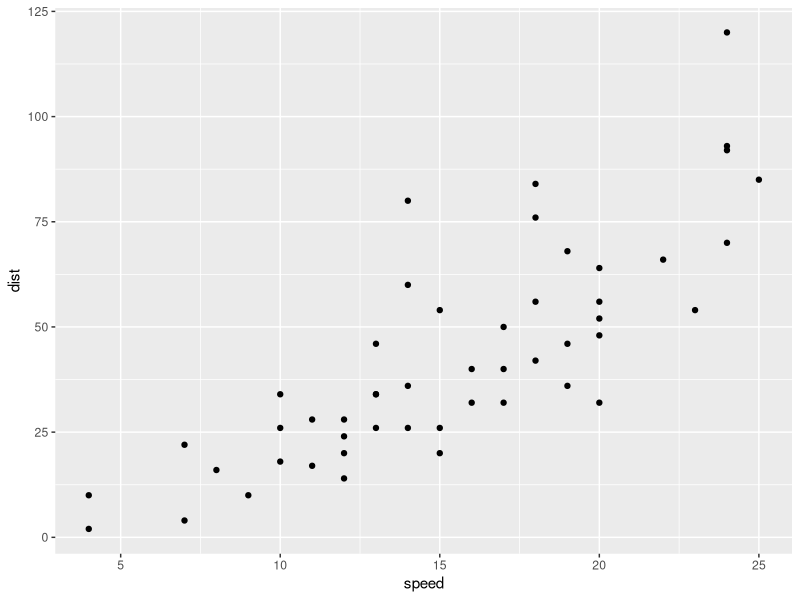
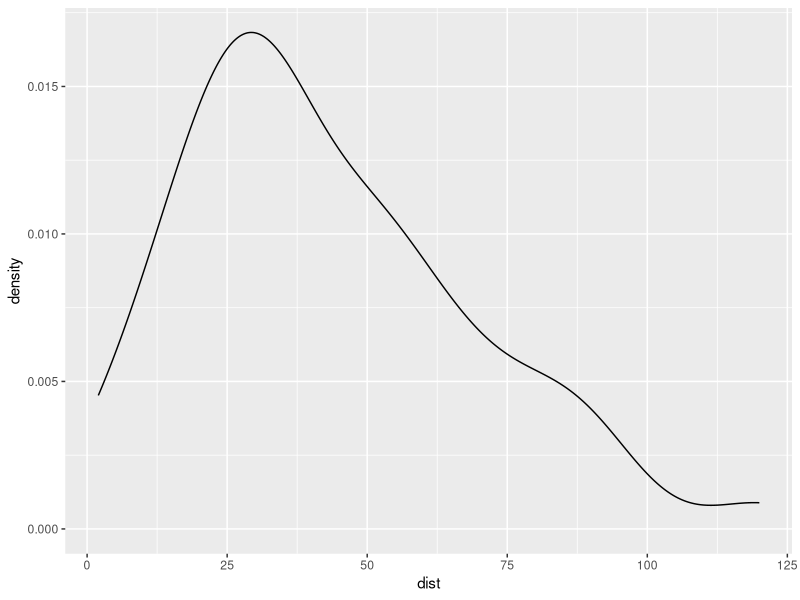
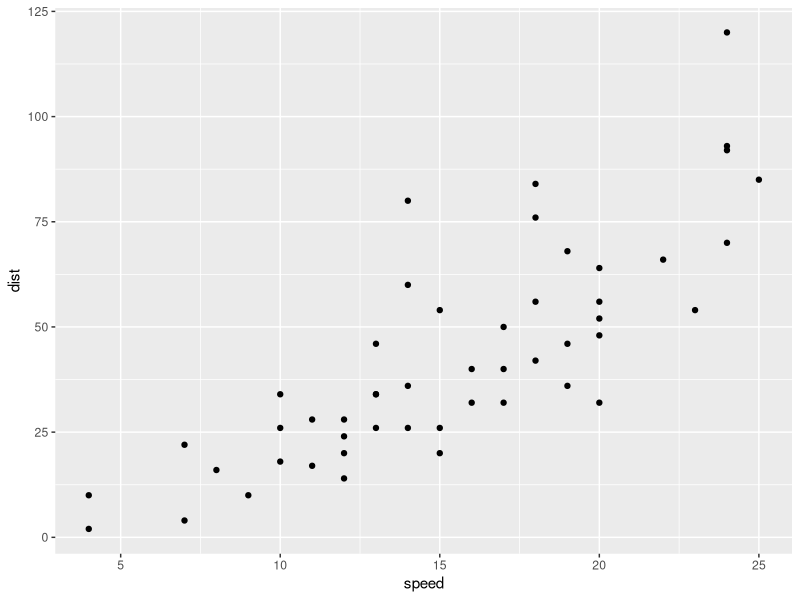
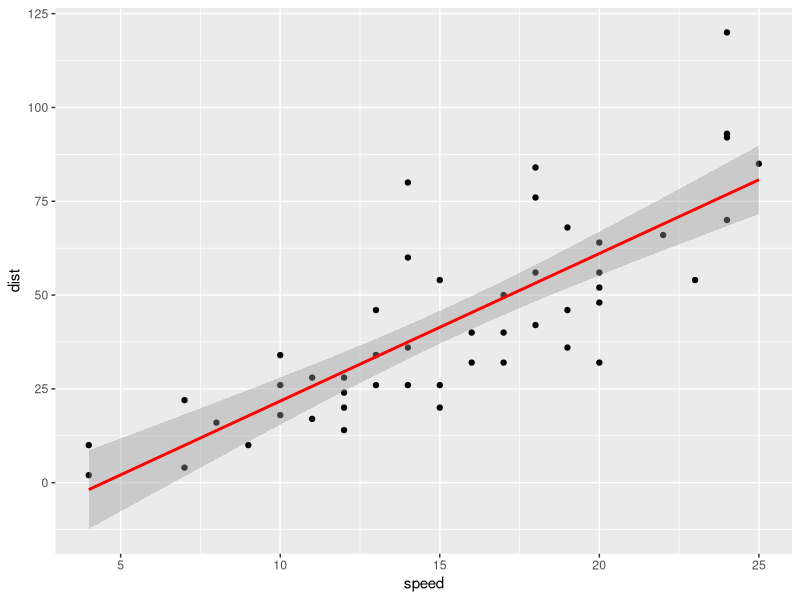

These charts were generated, in order, by the following R code:
## ---- chunk 1
# Load a nice library for plotting
# Install first if you don't have them yet
# install.packages('ggplot2')
library(ggplot2)
## ---- chunk 2
dat <- cars
head(dat)
## ---- chunk 3
print(dat)
## ---- chunk 4
summary(dat)
## ---- chunk 5
scatter <- ggplot(dat, aes(x=speed, y=dist)) + geom_point()
scatter
## ---- chunk 6
sample.mean <- mean(dat$speed)
sample.sd <- sd(dat$speed)
sample.n <- length(dat$speed)
## ---- chunk 7
sample.mean
sample.sd
sample.n
## ---- chunk 8
alpha <- 0.05
degree.freedom <- sample.n - 1
t.score <- qt(alpha/2, degree.freedom, lower.tail=F)
t.score
## ---- chunk 9
margin.error <- t.score * (sample.sd/sqrt(sample.n))

lower.bound <- sample.mean - margin.error
upper.bound <- sample.mean + margin.error

print(c(lower.bound, upper.bound))
## ---- chunk 10
model <- lm(speed ~ 1, dat)
confint(model, level = 0.95)
## ---- chunk 11
ggplot(dat, aes(x=dist)) + geom_density()
## ---- chunk 12
guessed.mean <- 35
guessed.mean
## ---- chunk 13
# The default of t.test will be two-sided
# It is used to test the alternative hypothesis that the mean is not 35
t.test(dat$dist, mu=35)
## ---- chunk 14
# It is also possible to do one-sided test

# This is to test the alternative hypothesis that the mean will be greater than 35
t.test(dat$dist, mu=35, alternative = "greater")

# And this is to test the hypothesis that it is lower
t.test(dat$dist, mu=35, alternative = "less")
## ---- chunk 15
dat2 <- sleep
print(dat2)
summary(dat2)
## ---- chunk 16
t.test(dat2$extra)
## ---- chunk 17
# We first need to split the data set
drug1 <- subset(dat2, group==1)
drug2 <- subset(dat2, group==2)
## ---- chunk 18
print(drug1)
print(drug2)
## ---- chunk 19
#Now we do the t-test
t.test(x = drug1$extra, y = drug2$extra, paired = TRUE, var.equal = TRUE)
## ---- chunk 20
scatter
## ---- chunk 21
linear <- lm(dat$dist~dat$speed)
summary(linear)
confint(linear, level=0.95)
## ---- chunk 22
scatter + geom_smooth(method=lm , color="red", se=TRUE)
